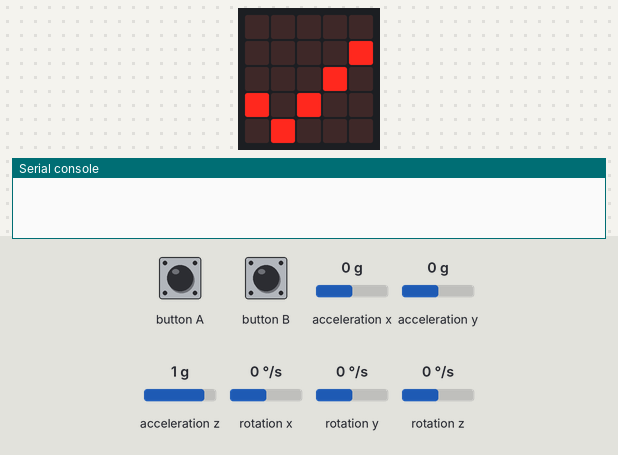
Simulated run of this program. Board: BBC micro:bit running MicroPython. On the bench: the board's 5×5 LED display, the last lines printed to the serial console. The test bench sets the inputs (shaded band); at power-on: acceleration x 0 g, acceleration y 0 g, acceleration z 1 g, rotation x 0 °/s, rotation y 0 °/s, rotation z 0 °/s.

Above: at 5.1 s.
6.7 s: button B pressed for 0.15 s
At 6.81 s:
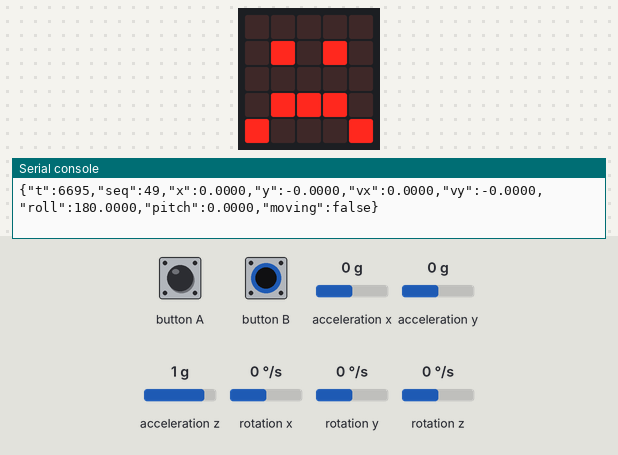
At 7.2 s:
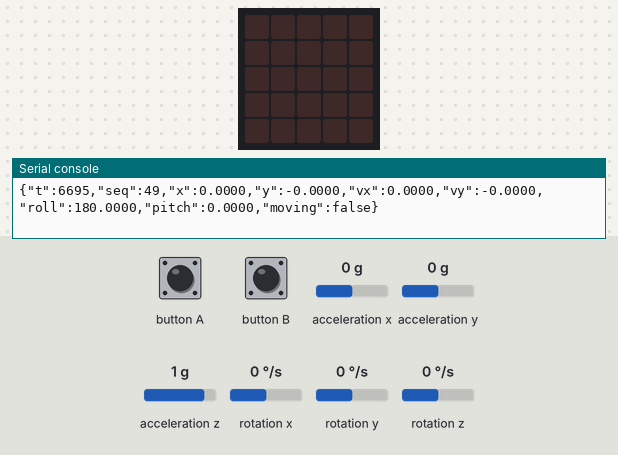
8.4 s: button B pressed for 1 s
At 8.5 s:
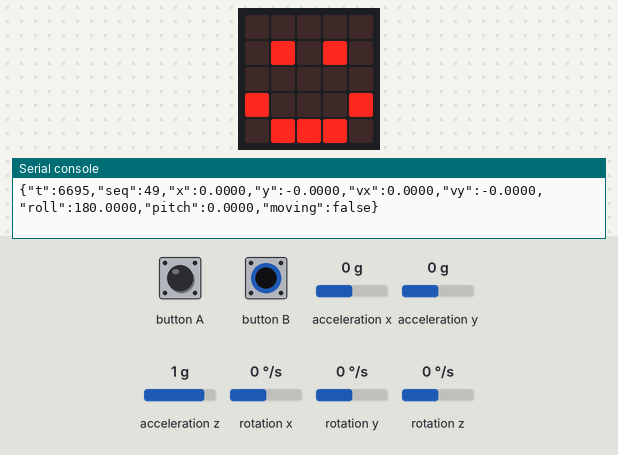
Timing chart, 0 to 11.4 s (numbered marks = the images above; inputs shaded):
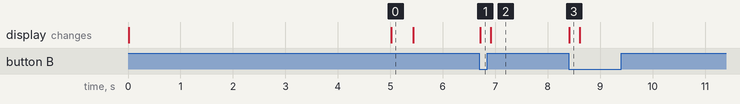

Measured:
- after the input at 6.7 s, the display: changes at once (image 1)
- after the input at 8.4 s, the display: changes at once (image 3)
- what the display in image 0 shows lasts 0.4 s, from 5.0 s to 5.4 s

The program:

mpu6050_stroke_lite.py
```python
from microbit import i2c, uart, sleep, running_time, display, Image, button_a, button_b
import math


G0 = 9.80665


def _clamp(v, lo, hi):
    if v < lo:
        return lo
    if v > hi:
        return hi
    return v


def _deadzone(v, dz):
    if v > dz:
        return v - dz
    if v < -dz:
        return v + dz
    return 0.0


class LowPass:
    def __init__(self, alpha=0.2):
        self.alpha = alpha
        self.v = 0.0
        self.inited = False

    def update(self, x):
        if not self.inited:
            self.v = x
            self.inited = True
            return x
        self.v = self.v + self.alpha * (x - self.v)
        return self.v


class MPU6050:
    def __init__(self, addr=0x68):
        self.addr = addr

    def _w(self, reg, val):
        i2c.write(self.addr, bytes([reg, val]))

    def _r(self, reg, n):
        i2c.write(self.addr, bytes([reg]), repeat=True)
        return i2c.read(self.addr, n)

    def init(self, dlpf=3, smplrt_div=4):
        self._w(0x6B, 0x00)
        sleep(10)
        self._w(0x1A, dlpf & 0x07)
        self._w(0x19, int(smplrt_div) & 0xFF)
        self._w(0x1B, 0x00)
        self._w(0x1C, 0x00)

    def read(self):
        b = self._r(0x3B, 14)
        ax = (b[0] << 8) | b[1]
        ay = (b[2] << 8) | b[3]
        az = (b[4] << 8) | b[5]
        gx = (b[8] << 8) | b[9]
        gy = (b[10] << 8) | b[11]
        gz = (b[12] << 8) | b[13]
        if ax & 0x8000:
            ax -= 65536
        if ay & 0x8000:
            ay -= 65536
        if az & 0x8000:
            az -= 65536
        if gx & 0x8000:
            gx -= 65536
        if gy & 0x8000:
            gy -= 65536
        if gz & 0x8000:
            gz -= 65536
        return ax, ay, az, gx, gy, gz


class StrokeIMULite:
    def __init__(self):
        self.map_m = (0.0, -1.0, 0.0,
                      -1.0, 0.0, 0.0,
                      0.0, 0.0, -1.0)
        self.acc_bias = [0.0, 0.0, 0.0]
        self.gyro_bias = [0.0, 0.0, 0.0]

        self.alpha = 0.98
        self.deadzone_deg = 3.0
        self.zupt_acc_ms2 = 0.35
        self.zupt_gyro_dps = 2.0
        self.stationary_hold_ms = 120

        self.dist_thr_mm = 2.0
        self.time_thr_ms = 20

        self.roll0 = 0.0
        self.pitch0 = 0.0
        self.roll = 0.0
        self.pitch = 0.0

        self.lp_lax = LowPass(0.25)
        self.lp_lay = LowPass(0.25)
        self.lp_vx = LowPass(0.15)
        self.lp_vy = LowPass(0.15)

        self.vx = 0.0
        self.vy = 0.0
        self.px = 0.0
        self.py = 0.0

        self.last_ms = running_time()
        self.last_k_ms = self.last_ms
        self.last_kx = 0.0
        self.last_ky = 0.0
        self.stationary_ms = 0
        self.moving = False
        self.seq = 0

        self.stream = True
        self.mode = "JSON"

    def _apply_map(self, x, y, z):
        m = self.map_m
        return (
            m[0] * x + m[1] * y + m[2] * z,
            m[3] * x + m[4] * y + m[5] * z,
            m[6] * x + m[7] * y + m[8] * z,
        )

    def set_map(self, m9):
        if len(m9) != 9:
            return False
        self.map_m = tuple(float(x) for x in m9)
        return True

    def reset_state(self, now_ms=None):
        if now_ms is None:
            now_ms = running_time()
        self.vx = 0.0
        self.vy = 0.0
        self.px = 0.0
        self.py = 0.0
        self.last_kx = 0.0
        self.last_ky = 0.0
        self.last_k_ms = now_ms
        self.last_ms = now_ms
        self.stationary_ms = 0
        self.moving = False

    def auto_calibrate(self, read_raw, duration_ms=5000):
        t0 = running_time()
        n = 0
        sax = say = saz = 0.0
        sgx = sgy = sgz = 0.0
        while running_time() - t0 < duration_ms:
            ax, ay, az, gx, gy, gz = read_raw()
            ax, ay, az = self._apply_map(ax, ay, az)
            gx, gy, gz = self._apply_map(gx, gy, gz)
            sax += ax
            say += ay
            saz += az
            sgx += gx
            sgy += gy
            sgz += gz
            n += 1
            sleep(5)
        if n <= 0:
            return False

        mx = sax / n
        my = say / n
        mz = saz / n
        mg = math.sqrt(mx * mx + my * my + mz * mz)
        if mg == 0.0:
            return False
        ux = mx / mg
        uy = my / mg
        uz = mz / mg

        self.acc_bias = [mx - ux * 16384.0, my - uy * 16384.0, mz - uz * 16384.0]
        self.gyro_bias = [sgx / n, sgy / n, sgz / n]

        ax_ms2 = (mx - self.acc_bias[0]) / 16384.0 * G0
        ay_ms2 = (my - self.acc_bias[1]) / 16384.0 * G0
        az_ms2 = (mz - self.acc_bias[2]) / 16384.0 * G0
        self.roll0 = math.degrees(math.atan2(ay_ms2, az_ms2))
        self.pitch0 = math.degrees(math.atan2(-ax_ms2, math.sqrt(ay_ms2 * ay_ms2 + az_ms2 * az_ms2)))
        self.roll = self.roll0
        self.pitch = self.pitch0

        self.reset_state(running_time())
        return True

    def update(self, ax_raw, ay_raw, az_raw, gx_raw, gy_raw, gz_raw, now_ms):
        dt = (now_ms - self.last_ms) / 1000.0
        if dt <= 0.0:
            dt = 0.001
        if dt > 0.2:
            dt = 0.2
        self.last_ms = now_ms

        ax_m, ay_m, az_m = self._apply_map(ax_raw, ay_raw, az_raw)
        gx_m, gy_m, gz_m = self._apply_map(gx_raw, gy_raw, gz_raw)

        ax_m -= self.acc_bias[0]
        ay_m -= self.acc_bias[1]
        az_m -= self.acc_bias[2]
        gx_m -= self.gyro_bias[0]
        gy_m -= self.gyro_bias[1]
        gz_m -= self.gyro_bias[2]

        ax_ms2 = (ax_m / 16384.0) * G0
        ay_ms2 = (ay_m / 16384.0) * G0
        az_ms2 = (az_m / 16384.0) * G0
        gx_dps = gx_m / 131.0
        gy_dps = gy_m / 131.0
        gz_dps = gz_m / 131.0

        roll_acc = math.degrees(math.atan2(ay_ms2, az_ms2))
        pitch_acc = math.degrees(math.atan2(-ax_ms2, math.sqrt(ay_ms2 * ay_ms2 + az_ms2 * az_ms2)))

        self.roll = self.alpha * (self.roll + gx_dps * dt) + (1.0 - self.alpha) * roll_acc
        self.pitch = self.alpha * (self.pitch + gy_dps * dt) + (1.0 - self.alpha) * pitch_acc

        roll_use = self.roll0 + _deadzone(self.roll - self.roll0, self.deadzone_deg)
        pitch_use = self.pitch0 + _deadzone(self.pitch - self.pitch0, self.deadzone_deg)

        sr = math.sin(math.radians(roll_use))
        cr = math.cos(math.radians(roll_use))
        sp = math.sin(math.radians(pitch_use))
        cp = math.cos(math.radians(pitch_use))

        gxg = -G0 * sp
        gyg = G0 * sr * cp
        gzg = G0 * cr * cp

        lax = ax_ms2 - gxg
        lay = ay_ms2 - gyg
        laz = az_ms2 - gzg

        lax = self.lp_lax.update(lax)
        lay = self.lp_lay.update(lay)

        gyro_mag = math.sqrt(gx_dps * gx_dps + gy_dps * gy_dps + gz_dps * gz_dps)
        lin_mag = math.sqrt(lax * lax + lay * lay + laz * laz)
        stationary_now = (gyro_mag <= self.zupt_gyro_dps) and (lin_mag <= self.zupt_acc_ms2)

        if stationary_now:
            self.stationary_ms += int(dt * 1000.0)
        else:
            self.stationary_ms = 0

        if self.stationary_ms >= self.stationary_hold_ms:
            self.vx = 0.0
            self.vy = 0.0
            self.moving = False
        else:
            self.moving = True

        self.vx += lax * dt
        self.vy += lay * dt
        self.vx = self.lp_vx.update(self.vx)
        self.vy = self.lp_vy.update(self.vy)
        self.px += self.vx * dt
        self.py += self.vy * dt

        dx = self.px - self.last_kx
        dy = self.py - self.last_ky
        dist_mm = math.sqrt(dx * dx + dy * dy) * 1000.0
        dt_k = now_ms - self.last_k_ms
        should_emit = (dist_mm >= self.dist_thr_mm) or (dt_k >= self.time_thr_ms)

        if should_emit:
            self.last_kx = self.px
            self.last_ky = self.py
            self.last_k_ms = now_ms
            self.seq += 1
            return {
                "t": now_ms,
                "seq": self.seq,
                "x": self.px * 1000.0,
                "y": self.py * 1000.0,
                "vx": self.vx * 1000.0,
                "vy": self.vy * 1000.0,
                "roll": self.roll,
                "pitch": self.pitch,
                "moving": self.moving,
            }
        return None


def _parse_floats_csv(s):
    parts = [p.strip() for p in s.split(",") if p.strip()]
    out = []
    for p in parts:
        try:
            out.append(float(p))
        except Exception:
            return None
    return out


def _json_line(d):
    def f(x):
        if isinstance(x, bool):
            return "true" if x else "false"
        if isinstance(x, int):
            return str(x)
        if isinstance(x, float):
            if math.isnan(x) or math.isinf(x):
                return "0"
            return "{:.4f}".format(x)
        return '"' + str(x).replace('"', '\\"') + '"'

    keys = ["t", "seq", "x", "y", "vx", "vy", "roll", "pitch", "moving"]
    items = []
    for k in keys:
        items.append('"' + k + '":' + f(d.get(k)))
    return "{" + ",".join(items) + "}\n"


def main():
    uart.init(115200)
    display.show(Image.DIAMOND_SMALL)

    mpu = MPU6050(0x68)
    imu = StrokeIMULite()

    try:
        mpu.init()
    except Exception:
        display.show(Image.NO)
        while True:
            sleep(1000)

    display.show(Image.ARROW_N)
    ok = imu.auto_calibrate(lambda: mpu.read())
    display.show(Image.YES if ok else Image.NO)
    sleep(400)
    display.clear()

    while True:
        now_ms = running_time()

        if uart.any():
            line = uart.readline()
            if line:
                try:
                    cmd = line.decode("utf-8").strip()
                except Exception:
                    cmd = ""
                if cmd:
                    u = cmd.upper()
                    if u == "HELP":
                        uart.write("OK HELP CAL|ZERO|STREAM 0/1|MODE JSON/CSV|DIST mm|TIME ms|DZ deg|MAP a,b,c,d,e,f,g,h,i|STATUS\n")
                    elif u == "PING":
                        uart.write("PONG\n")
                    elif u.startswith("STREAM"):
                        parts = u.split()
                        if len(parts) >= 2 and parts[1] in ("0", "1"):
                            imu.stream = (parts[1] == "1")
                            uart.write("OK\n")
                        else:
                            uart.write("ERR\n")
                    elif u.startswith("MODE"):
                        parts = u.split()
                        if len(parts) >= 2 and parts[1] in ("JSON", "CSV"):
                            imu.mode = parts[1]
                            uart.write("OK\n")
                        else:
                            uart.write("ERR\n")
                    elif u.startswith("DIST"):
                        parts = u.split()
                        if len(parts) >= 2:
                            try:
                                imu.dist_thr_mm = float(parts[1])
                                uart.write("OK\n")
                            except Exception:
                                uart.write("ERR\n")
                        else:
                            uart.write("ERR\n")
                    elif u.startswith("TIME"):
                        parts = u.split()
                        if len(parts) >= 2:
                            try:
                                imu.time_thr_ms = int(float(parts[1]))
                                uart.write("OK\n")
                            except Exception:
                                uart.write("ERR\n")
                        else:
                            uart.write("ERR\n")
                    elif u.startswith("DZ"):
                        parts = u.split()
                        if len(parts) >= 2:
                            try:
                                imu.deadzone_deg = float(parts[1])
                                uart.write("OK\n")
                            except Exception:
                                uart.write("ERR\n")
                        else:
                            uart.write("ERR\n")
                    elif u == "ZERO":
                        imu.reset_state(now_ms)
                        uart.write("OK\n")
                    elif u == "CAL":
                        display.show(Image.TARGET)
                        ok2 = imu.auto_calibrate(lambda: mpu.read())
                        display.show(Image.YES if ok2 else Image.NO)
                        sleep(400)
                        display.clear()
                        uart.write("OK\n" if ok2 else "ERR\n")
                    elif u.startswith("MAP"):
                        rest = cmd[3:].strip()
                        if rest.startswith(":"):
                            rest = rest[1:].strip()
                        values = _parse_floats_csv(rest)
                        if values and len(values) == 9 and imu.set_map(values):
                            uart.write("OK\n")
                        else:
                            uart.write("ERR\n")
                    elif u == "STATUS":
                        uart.write(_json_line({
                            "t": now_ms,
                            "seq": imu.seq,
                            "x": imu.px * 1000.0,
                            "y": imu.py * 1000.0,
                            "vx": imu.vx * 1000.0,
                            "vy": imu.vy * 1000.0,
                            "roll": imu.roll,
                            "pitch": imu.pitch,
                            "moving": imu.moving,
                        }))
                    else:
                        uart.write("ERR\n")

        ax, ay, az, gx, gy, gz = mpu.read()
        out = imu.update(ax, ay, az, gx, gy, gz, now_ms)

        if imu.stream and out is not None:
            if imu.mode == "CSV":
                uart.write("{:.3f},{:.3f}\n".format(out["x"], out["y"]))
            else:
                uart.write(_json_line(out))

        if button_a.was_pressed():
            imu.reset_state(now_ms)
        if button_b.was_pressed():
            imu.stream = not imu.stream
            display.show(Image.HAPPY if imu.stream else Image.SAD)
            sleep(200)
            display.clear()

        sleep(10)


main()
```
